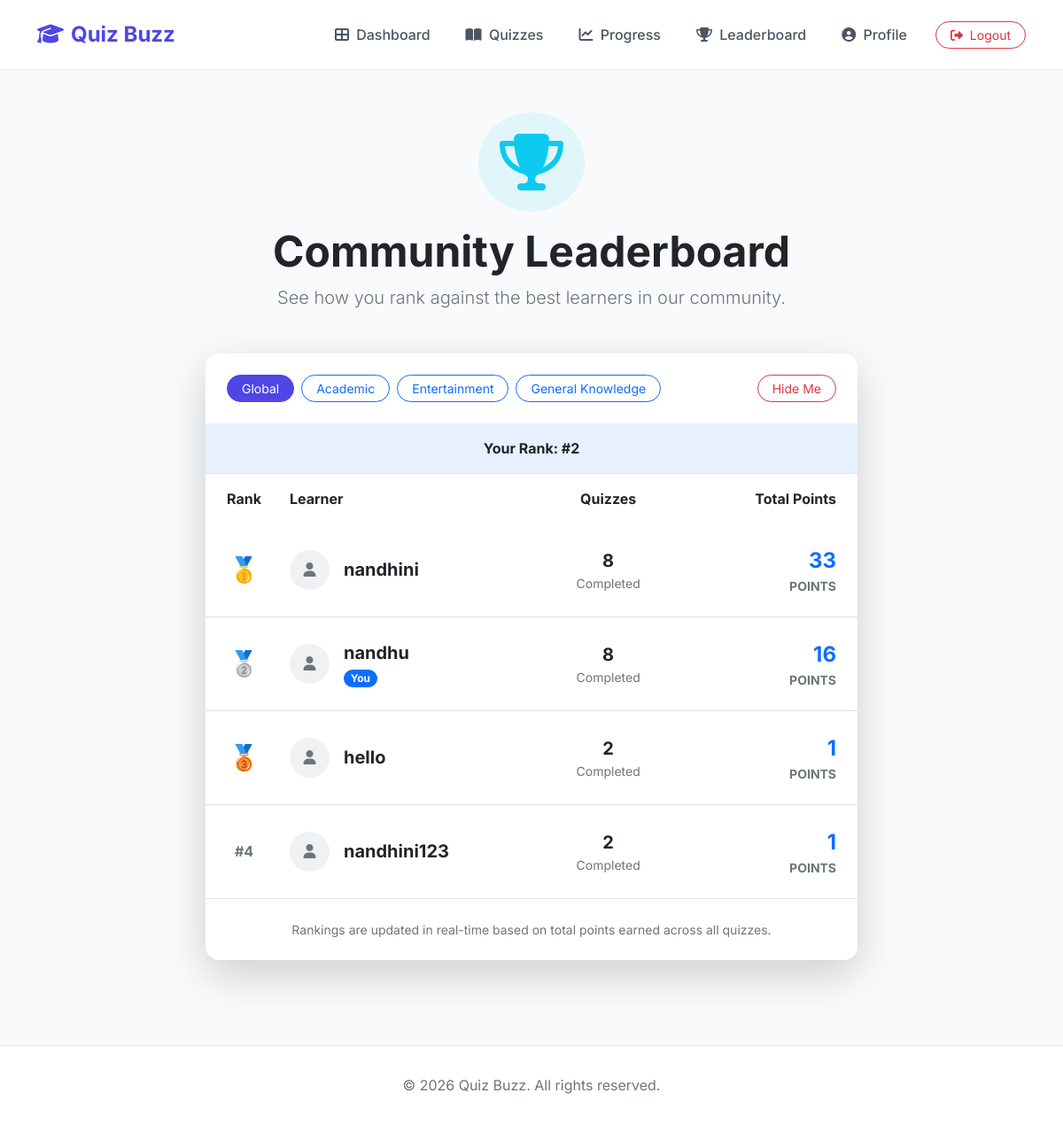
The page /quizzes/leaderboard/ (signed in) on the database its author committed.
### quizzes/models.py (models this page shows, shortened)
class Category(models.Model):
    name = models.CharField(max_length=100)
    icon = models.CharField(max_length=50, help_text="FontAwesome icon class name (e.g., fa-book)", blank=True)
    image = models.ImageField(upload_to='category_images/', blank=True, null=True)
    description = models.TextField(blank=True)
    class Meta:
        verbose_name_plural = "Categories"

### quizzes/views.py (the view, shortened to what this page needs)
# urls.py: path('leaderboard/', views.leaderboard, name='leaderboard'),
@login_required
def leaderboard(request):
    from .models import QuizResult, Category
    from django.db.models import Sum, Q, Count, OuterRef, Subquery, Window, F
    from django.db.models.functions import Rank
    from django.contrib.auth.models import User
    category_id = request.GET.get('category')
    users = User.objects.filter(userprofile__show_on_leaderboard=True)
    rankings_query = users.annotate(
        total_score=Sum('quizsession__result__score', filter=Q(quizsession__completed_at__isnull=False)),
        quizzes_completed=Count('quizsession', filter=Q(quizsession__completed_at__isnull=False))
    ).filter(quizzes_completed__gt=0)
    rankings = rankings_query.order_by('-total_score')[:10]
    user_rank = None
    if request.user.userprofile.show_on_leaderboard:
        all_rankings = rankings_query.order_by('-total_score')
        for i, u in enumerate(all_rankings):
            if u.id == request.user.id:
                user_rank = i + 1
                break
    categories = Category.objects.all()
    context = {
        'rankings': rankings,
        'user_rank': user_rank,
        'categories': categories,
        'current_category': category_id,
    }
    return render(request, 'quizzes/leaderboard.html', context)

### templates/quizzes/leaderboard.html (shortened to what this page needs)
{% extends 'base.html' %}
{% block content %}
<div class="row justify-content-center mb-5">
    <div class="col-lg-8">
        <div class="text-center mb-5">
            <div class="bg-info bg-opacity-10 p-4 rounded-circle d-inline-block mb-3">
                <i class="fas fa-trophy fa-4x text-info"></i>
            </div>
            <h1 class="display-5 fw-bold text-dark">Community Leaderboard</h1>
            <p class="lead text-secondary">See how you rank against the best learners in our community.</p>
        </div>
        <div class="card border-0 shadow-lg rounded-4 overflow-hidden">
            <div class="card-header bg-white border-0 p-4">
                <div class="d-flex flex-wrap justify-content-between align-items-center gap-3">
                    <div class="d-flex gap-2">
                        <a href="{% url 'quizzes:leaderboard' %}" class="btn btn-sm {% if not current_category %}btn-primary{% else %}btn-outline-primary{% endif %} rounded-pill px-3">Global</a>
                        {% for cat in categories %}
                            {% with cat_id=cat.id|stringformat:"i" %}
                            <a href="{% url 'quizzes:leaderboard' %}?category={{ cat.id }}"
                               class="btn btn-sm {% if current_category == cat_id %}btn-primary{% else %}btn-outline-primary{% endif %} rounded-pill px-3">
                               {{ cat.name }}
                            </a>
                            {% endwith %}
                        {% endfor %}
                    </div>
                    <a href="{% url 'quizzes:toggle_leaderboard' %}" class="btn btn-sm {% if user.userprofile.show_on_leaderboard %}btn-outline-danger{% else %}btn-outline-success{% endif %} rounded-pill px-3">
                        {% if user.userprofile.show_on_leaderboard %}Hide Me{% else %}Show Me{% endif %}
                    </a>
                </div>
            </div>
            {% if user_rank %}
            <div class="bg-primary bg-opacity-10 p-3 text-center border-bottom">
                <span class="fw-bold">Your Rank: #{{ user_rank }}</span>
            </div>
            {% endif %}
            <div class="card-body p-0">
                <div class="table-responsive">
                    <table class="table table-hover align-middle mb-0">
                        <thead class="bg-light">
                            <tr>
                                <th class="px-4 py-3 border-0 text-center" style="width: 80px;">Rank</th>
                                <th class="py-3 border-0">Learner</th>
                                <th class="py-3 border-0 text-center">Quizzes</th>
                                <th class="px-4 py-3 border-0 text-end">Total Points</th>
                            </tr>
                        </thead>
                        <tbody>
                            {% for record in rankings %}
                            <tr class="{% if record.username == user.username %}bg-primary bg-opacity-10{% endif %}">
                                <td class="px-4 py-4 text-center">
                                    {% if forloop.counter == 1 %}
                                    <span class="fs-3">🥇</span>
                                    {% elif forloop.counter == 2 %}
                                    <span class="fs-3">🥈</span>
                                    {% elif forloop.counter == 3 %}
                                    <span class="fs-3">🥉</span>
                                    {% else %}
                                    <span class="fw-bold text-secondary">#{{ forloop.counter }}</span>
                                    {% endif %}
                                </td>
                                <td class="py-4">
                                    <div class="d-flex align-items-center">
                                        <div class="bg-secondary bg-opacity-10 rounded-circle d-flex align-items-center justify-content-center me-3"
                                            style="width: 45px; height: 45px;">
                                            <i class="fas fa-user text-secondary"></i>
                                        </div>
                                        <div>
                                            <div class="fw-bold fs-5">{{ record.username }}</div>
                                            {% if record.username == user.username %}
                                            <span class="badge bg-primary rounded-pill small">You</span>
                                            {% endif %}
                                        </div>
                                    </div>
                                </td>
                                <td class="py-4 text-center">
                                    <div class="fw-bold fs-5">{{ record.quizzes_completed }}</div>
                                    <div class="text-secondary small">Completed</div>
                                </td>
                                <td class="px-4 py-4 text-end">
                                    <div class="fw-bold fs-4 text-primary">{{ record.total_score|default:0 }}</div>
                                    <div class="text-secondary small text-uppercase fw-bold">Points</div>
                                </td>
                            </tr>
                            {% endfor %}
                        </tbody>
                    </table>
                </div>
            </div>
            <div class="card-footer bg-white border-0 p-4 text-center">
                <p class="text-secondary small mb-0">Rankings are updated in real-time based on total points earned
                    across all quizzes.</p>
            </div>
        </div>
    </div>
</div>
{% endblock %}

### templates/base.html (style rules this page uses)
:root { --primary-color: #4f46e5; --secondary-color: #6366f1; --bg-color: #f9fafb; --text-color: #1f2937; }
body { font-family: 'Inter', sans-serif; background-color: var(--bg-color); color: var(--text-color); min-height: 100vh; display: flex; flex-direction: column; }
.btn-primary { background-color: var(--primary-color); border-color: var(--primary-color); }

### rows shown on the page
Category: name "Academic"
Category: name "Entertainment"
Category: name "General Knowledge"

### other values the page prints
{{ user_rank }} "2"
{{ record.username }} "nandhini"
{{ record.quizzes_completed }} "8"
{{ record.total_score|default:0 }} "33"
{{ record.username }} "nandhu"
{{ record.total_score|default:0 }} "16"
{{ record.username }} "hello"
{{ record.quizzes_completed }} "2"
{{ record.total_score|default:0 }} "1"
{{ record.username }} "nandhini123"
